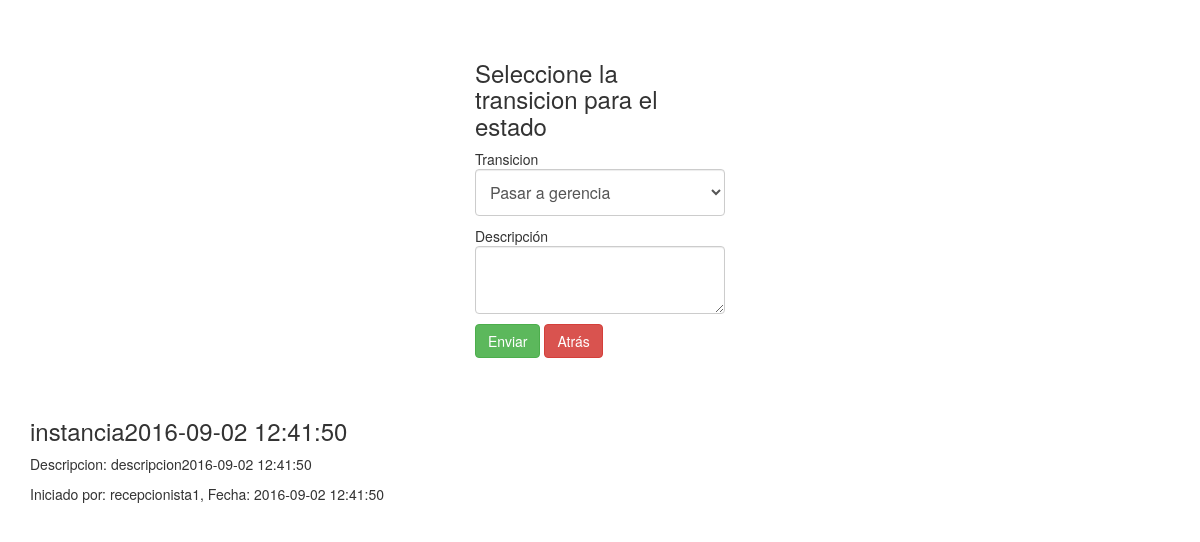
The page /public/workflow/proceso.php on the database as committed earlier.
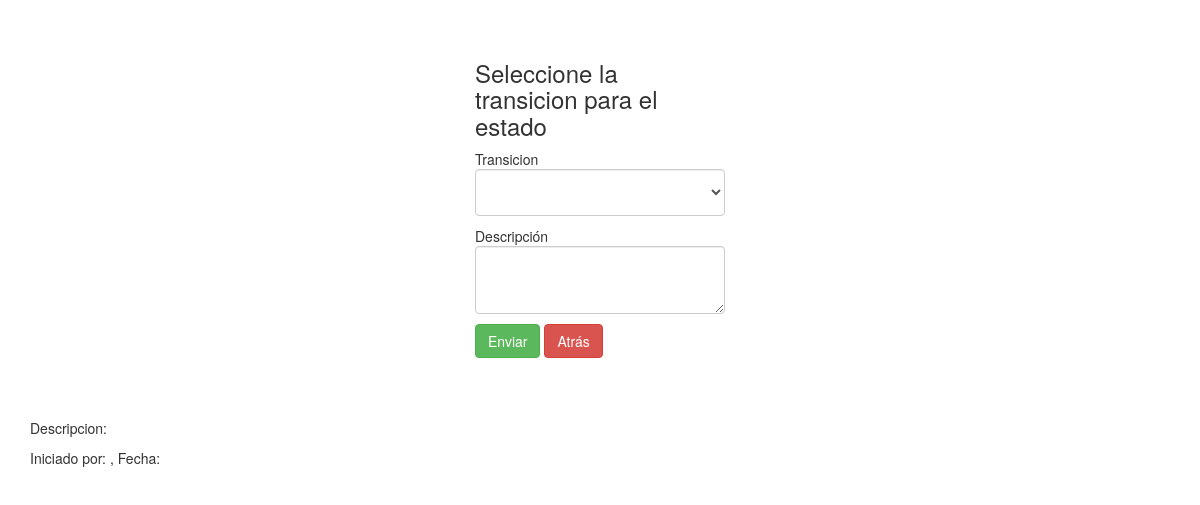
The same page on the database as committed later.
### tables this page shows
CREATE TABLE `instancia` (
  `id_instancia` int(11) NOT NULL,
  `id_workflow` int(11) NOT NULL,
  `id_usuario` varchar(30) NOT NULL,
  `titulo` varchar(100) NOT NULL,
  `descripcion` varchar(500) NOT NULL,
  `satisfactoria` int(11) NOT NULL,
  `fecha_inicio` datetime NOT NULL,
  `fecha_final` datetime DEFAULT NULL
);

### public/workflow/proceso.php (the view, shortened to what this page needs)
<?php
	require_once 'conexion.php';
	$id_instancia=$_POST['id_instancia'];
	$id_estado=$_POST['id_estado'];
?>
<!DOCTYPE html>
<html>
<head>
    <link href="css/signin.css" rel="stylesheet">
    <link href="css/bootstrap.min.css" rel="stylesheet">
</head>
<body>
	<form class="form-signin" name="formulario" method="POST" action="ejecutar_proceso.php">
        <h3>Seleccione la transicion para el estado</h3>
		<p>Transicion
			<?php
			echo '<select class="form-control" name="transicion">';
			$query="select * from transicion where transicion.estado_asociado='$id_estado'";
			$result=mysqli_query($link,$query);
			if(mysqli_num_rows($result)>0)
				while($row=mysqli_fetch_assoc($result)){
					echo '<option value="'.$row['id_transicion'].'">'.$row['nombre'].' </option>';
				}
			echo '</select>';
			?>
		</p>
        <p>Descripción <textarea class="form-control"name="descripcion"></textarea></p>
		<button class="btn btn-success" onclick="mensaje()" >Enviar</button>
        <a class="btn btn-danger" onclick="$:location.href='dashboard_user.php' ">Atrás</a>
	</form>
    <section id="registro" class="contact-section">
        <div class="container">
            <div class="table-responsive">
         	<?php
				$query="select *
				from instancia
				where id_instancia='$id_instancia'";
				$result= mysqli_query($link,$query);
				$row=mysqli_fetch_assoc($result);
				echo '<h3>'.$row['titulo'].'</h3>';
				echo '<p>Descripcion: '.$row['descripcion'].'</p>';
				echo '<p>Iniciado por: '.$row['id_usuario'].', Fecha: '.$row['fecha_inicio'].'</p>';
			?>
            </div>
        </div>
    </section>
</body>
</html>

Rows that differ between the two databases and show on the page:
removed instancia: titulo "instancia2016-09-02 12:41:50", descripcion "descripcion2016-09-02 12:41:50", id_usuario "recepcionista1", fecha_inicio "2016-09-02 12:41:50"
Other text that changed with them:
form field transicion: "Pasar a gerencia" → (not shown)
